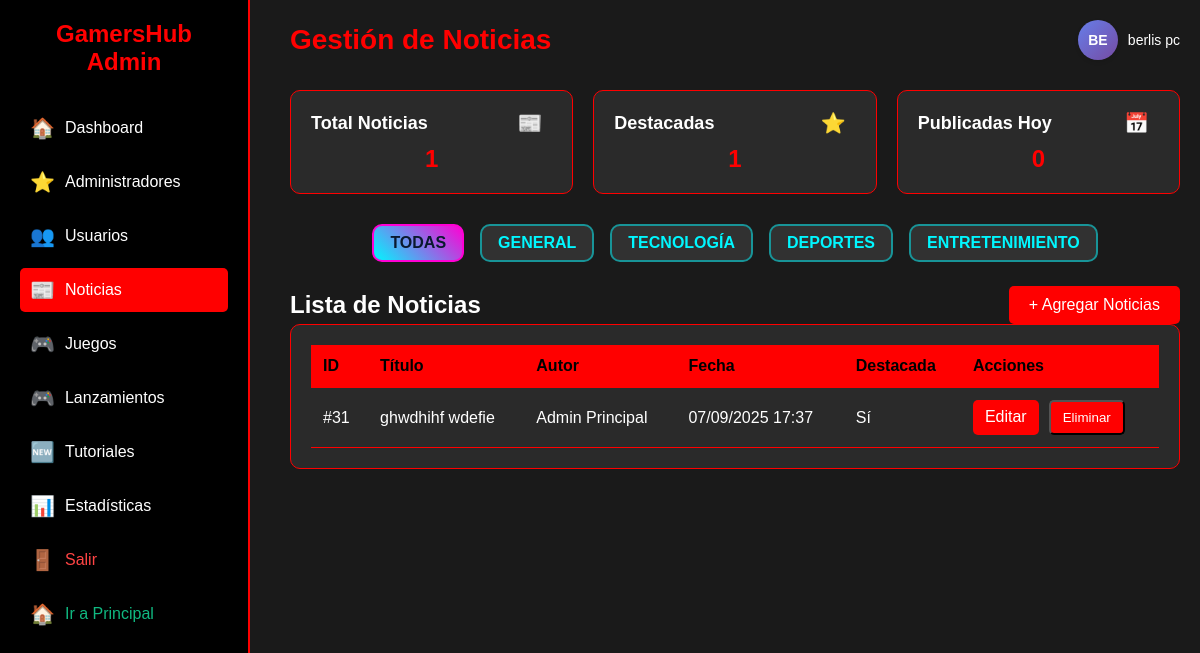
/controlador/noticias.php (signed in), run on the app's committed database.
### tables this page shows
CREATE TABLE `usuarios` (
  `id` int(11) NOT NULL,
  `nombre` varchar(100) NOT NULL,
  `email` varchar(100) NOT NULL,
  `password` varchar(255) NOT NULL,
  `tipo_usuario` enum('usuario','admin','adminvista','moderador') DEFAULT 'usuario',
  `fecha_registro` timestamp NOT NULL DEFAULT current_timestamp(),
  `ultimo_acceso` timestamp NULL DEFAULT NULL,
  `estado` enum('activo','inactivo') DEFAULT 'activo',
  `rango_id` int(11) DEFAULT NULL,
  `foto_perfil` varchar(255) DEFAULT NULL,
  `puntos` int(11) DEFAULT 0
);

CREATE TABLE `noticias` (
  `id` int(11) NOT NULL,
  `titulo` varchar(255) NOT NULL,
  `contenido` text NOT NULL,
  `imagen` varchar(255) DEFAULT NULL,
  `categoria` enum('general','tecnologia','deportes','entretenimiento') NOT NULL,
  `destacada` tinyint(1) DEFAULT 0,
  `autor_id` int(11) DEFAULT NULL,
  `fecha_publicacion` timestamp NOT NULL DEFAULT current_timestamp(),
  `fecha_expiracion` datetime DEFAULT NULL,
  `estado` enum('activo','inactivo') DEFAULT 'activo',
  `vistas` int(11) DEFAULT 0
);

### controlador/noticias.php (the view, shortened to what this page needs)
<?php
require_once 'conexion.php';
$conexion = $conexion;
$stmt_usuario = $conexion->prepare("SELECT nombre, foto_perfil FROM usuarios WHERE id = ?");
$stmt_usuario->bind_param("i", $_SESSION['usuario_id']);
$stmt_usuario->execute();
$usuario_info = $stmt_usuario->get_result()->fetch_assoc();
$categoria_filtro = isset($_GET['categoria']) ? $conexion->real_escape_string($_GET['categoria']) : '';
$stats = [
    'total_noticias' => $conexion->query("SELECT COUNT(*) as total FROM noticias")->fetch_assoc()['total'],
    'noticias_destacadas' => $conexion->query("SELECT COUNT(*) as total FROM noticias WHERE destacada = 1")->fetch_assoc()['total'],
    'noticias_hoy' => $conexion->query("SELECT COUNT(*) as total FROM noticias WHERE DATE(fecha_publicacion) = CURDATE()")->fetch_assoc()['total']
];
$query = "SELECT n.*, u.nombre as autor_nombre
        FROM noticias n
        LEFT JOIN usuarios u ON n.autor_id = u.id ";
$query .= "ORDER BY n.fecha_publicacion DESC";
$noticias = $conexion->query($query);
?>
<!DOCTYPE html>
<html lang="es">
<head>
    <link rel="stylesheet" href="../vista/css/administracion.css">
    <link rel="stylesheet" href="../vista/css/noticia.css">
</head>
<body>
<div class="sidebar">
        <div class="logo">GamersHub Admin</div>
        <div class="menu-item">
            <a href="administracion.php">
                <span class="menu-icon">🏠</span>
                <span>Dashboard</span>
            </a>
        </div>
        <div class="menu-item">
            <a href="administradores.php">
                <span class="menu-icon">⭐</span>
                <span>Administradores</span>
            </a>
        </div>
        <div class="menu-item">
            <a href="usuarios.php">
                <span class="menu-icon">👥</span>
                <span>Usuarios</span>
            </a>
        </div>
        <div class="menu-item active">
            <a href="noticias.php">
                <span class="menu-icon">📰</span>
                <span>Noticias</span>
            </a>
        </div>
        <div class="menu-item">
            <a href="videojuegos.php">
                <span class="menu-icon">🎮</span>
                <span>Juegos</span>
            </a>
        </div>
        <div class="menu-item">
            <a href="lanzamiento.php">
                <span class="menu-icon">🎮</span>
                <span>Lanzamientos</span>
            </a>
        </div>
        <div class="menu-item">
            <a href="tutorial.php">
                <span class="menu-icon">🆕</span>
                <span>Tutoriales</span>
            </a>
        </div>
        <div class="menu-item">
            <a href="estadisticas.php">
                <span class="menu-icon">📊</span>
                <span>Estadísticas</span>
            </a>
        </div>
        <div class="menu-item">
            <a href="logout.php" style="color: #ff4444;">
                <span class="menu-icon">🚪</span>
                <span>Salir</span>
            </a>
        </div>
        <div class="menu-item">
            <a href="principal.php" style="color: #10b981;">
                <span class="menu-icon">🏠</span>
                <span>Ir a Principal</span>
            </a>
        </div>
    </div>
    <div class="main-content">
        <div class="dashboard-header">
            <h1 class="dashboard-title">Gestión de Noticias</h1>
            <div class="user-info">
                <?php if (!empty($usuario_info['foto_perfil']) && file_exists('../vista/' . $usuario_info['foto_perfil'])): ?>
                    <img src="../vista/<?php echo htmlspecialchars($usuario_info['foto_perfil']); ?>"
                         alt="Foto de perfil"
                         class="user-avatar-img">
                <?php else: ?>
                    <div class="user-avatar"><?php echo substr($usuario_info['nombre'] ?? $_SESSION['nombre'], 0, 2); ?></div>
                <?php endif; ?>
                <span class="user-name"><?php echo htmlspecialchars($usuario_info['nombre'] ?? $_SESSION['nombre']); ?></span>
            </div>
        </div>
        <div class="admin-cards">
            <div class="admin-card">
                <div class="card-header">
                    <h3 class="card-title">Total Noticias</h3>
                    <span class="menu-icon">📰</span>
                </div>
                <div class="card-number"><?php echo $stats['total_noticias']; ?></div>
            </div>
            <div class="admin-card">
                <div class="card-header">
                    <h3 class="card-title">Destacadas</h3>
                    <span class="menu-icon">⭐</span>
                </div>
                <div class="card-number"><?php echo $stats['noticias_destacadas']; ?></div>
            </div>
            <div class="admin-card">
                <div class="card-header">
                    <h3 class="card-title">Publicadas Hoy</h3>
                    <span class="menu-icon">📅</span>
                </div>
                <div class="card-number"><?php echo $stats['noticias_hoy']; ?></div>
            </div>
        </div>
        <div class="category-filters">
            <a href="noticias.php" class="category-button <?php echo empty($categoria_filtro) ? 'active' : ''; ?>">Todas</a>
            <a href="noticias.php?categoria=general" class="category-button <?php echo $categoria_filtro == 'general' ? 'active' : ''; ?>">General</a>
            <a href="noticias.php?categoria=tecnologia" class="category-button <?php echo $categoria_filtro == 'tecnologia' ? 'active' : ''; ?>">Tecnología</a>
            <a href="noticias.php?categoria=deportes" class="category-button <?php echo $categoria_filtro == 'deportes' ? 'active' : ''; ?>">Deportes</a>
            <a href="noticias.php?categoria=entretenimiento" class="category-button <?php echo $categoria_filtro == 'entretenimiento' ? 'active' : ''; ?>">Entretenimiento</a>
        </div>
        <div style="display: flex; justify-content: space-between; align-items: center;">
                <h2>Lista de Noticias</h2>
                <a href="crear_noticias.php" class="add-admin-button">+ Agregar Noticias</a>
        </div>
        <div class="admin-table">
            <div class="table-container">
                <table>
                    <thead>
                        <tr>
                            <th>ID</th>
                            <th>Título</th>
                            <th>Autor</th>
                            <th>Fecha</th>
                            <th>Destacada</th>
                            <th>Acciones</th>
                        </tr>
                    </thead>
                    <tbody>
                        <?php while ($noticia = $noticias->fetch_assoc()): ?>
                        <tr>
                            <td>#<?php echo $noticia['id']; ?></td>
                            <td><?php echo htmlspecialchars($noticia['titulo']); ?></td>
                            <td><?php echo htmlspecialchars($noticia['autor_nombre']); ?></td>
                            <td><?php echo date('d/m/Y H:i', strtotime($noticia['fecha_publicacion'])); ?></td>
                            <td><?php echo $noticia['destacada'] ? 'Sí' : 'No'; ?></td>
                            <td>
                                <div class="action-buttons">
                                    <a href="editar_noticias.php?id=<?php echo $noticia['id']; ?>" class="action-button">Editar</a>
                                    <form method="POST" style="display: inline;">
                                        <button type="submit" class="action-button" onclick="return confirm('¿Estás seguro de eliminar esta noticia?')">Eliminar</button>
                                    </form>
                                </div>
                            </td>
                        </tr>
                        <?php endwhile; ?>
                    </tbody>
                </table>
            </div>
        </div>
    </div>
</body>
</html>

### vista/css/administracion.css (style rules this page uses)
* { margin: 0; padding: 0; box-sizing: border-box; font-family: 'Arial', sans-serif; }
body { background-color: #1a1a1a; color: #ffffff; display: flex; min-height: 100vh; }
.sidebar { width: 250px; background-color: #000000; padding: 20px; position: fixed; height: 100%; border-right: 2px solid #ff0000; }
.logo { font-size: 24px; font-weight: bold; color: #ff0000; margin-bottom: 30px; text-align: center; }
.menu-item { margin: 10px 0; }
.menu-item a { display: flex; align-items: center; padding: 10px; color: #ffffff; text-decoration: none; transition: background-color 0.3s; }
.menu-item.active a { background-color: #ff0000; border-radius: 5px; }
.menu-icon { margin-right: 10px; font-size: 20px; }
.main-content { margin-left: 270px; padding: 20px; width: calc(100% - 270px); }
.dashboard-header { display: flex; justify-content: space-between; align-items: center; margin-bottom: 30px; }
.dashboard-title { font-size: 28px; color: #ff0000; }
.user-avatar { width: 40px; height: 40px; background-color: #ff0000; color: #000000; display: flex; align-items: center; justify-content: center; border-radius: 50%; font-weight: bold; }
.admin-cards { display: grid; grid-template-columns: repeat(auto-fit, minmax(200px, 1fr)); gap: 20px; margin-bottom: 30px; }
.admin-card { background-color: #2a2a2a; padding: 20px; border-radius: 10px; border: 1px solid #ff0000; text-align: center; transition: transform 0.3s; }
.card-header { display: flex; justify-content: space-between; align-items: center; margin-bottom: 10px; }
.card-title { font-size: 18px; color: #ffffff; }
.card-number { font-size: 24px; font-weight: bold; color: #ff0000; }
.admin-table { background-color: #2a2a2a; padding: 20px; border-radius: 10px; border: 1px solid #ff0000; }
.add-admin-button { display: inline-block; padding: 10px 20px; background-color: #ff0000; color: #ffffff; text-decoration: none; border-radius: 5px; transition: background-color 0.3s; }
.table-container { overflow-x: auto; }
table { width: 100%; border-collapse: collapse; }
th, td { padding: 12px; text-align: left; border-bottom: 1px solid #ff0000; }
th { background-color: #ff0000; color: #000000; font-weight: bold; }
td { color: #ffffff; }
.action-buttons { display: flex; gap: 10px; }
.action-button { padding: 8px 12px; background-color: #ff0000; color: #ffffff; text-decoration: none; border-radius: 5px; transition: background-color 0.3s; }

### vista/css/noticia.css (style rules this page uses)
.category-filters { display: flex; justify-content: center; gap: 1rem; margin-bottom: 1.5rem; }
.category-button { background: rgba(255, 255, 255, 0.1); border: 2px solid rgba(0, 247, 255, 0.5); color: #00f7ff; padding: 0.5rem 1rem; border-radius: 10px; text-transform: uppercase; font-weight: bold; cursor: pointer; transition: all 0.3s ease; text-decoration: none; }
.category-button.active { background: linear-gradient(45deg, #00f7ff, #ff00d4); color: #0a192f; border-color: #ff00d4; }

### controlador/noticias.php (style rules this page uses)
.user-info { display: flex; align-items: center; gap: 10px; }
.user-name { color: #ffffff; font-weight: 500; font-size: 14px; }
.user-avatar { width: 40px; height: 40px; background: linear-gradient(135deg, #667eea 0%, #764ba2 100%); color: white; border-radius: 50%; display: flex; align-items: center; justify-content: center; font-weight: bold; font-size: 14px; text-transform: uppercase; box-shadow: 0 2px 4px rgba(0,0,0,0.1); }

### data on the page
usuarios: nombre "BE", nombre "berlis pc"
noticias: id "31", titulo "ghwdhihf wdefie", autor.nombre "Admin Principal", fecha_publicacion "07/09/2025 17:37", destacada "Sí"

### other printed values
$stats['total_noticias'] "1"
$stats['noticias_destacadas'] "1"
$stats['noticias_hoy'] "0"
